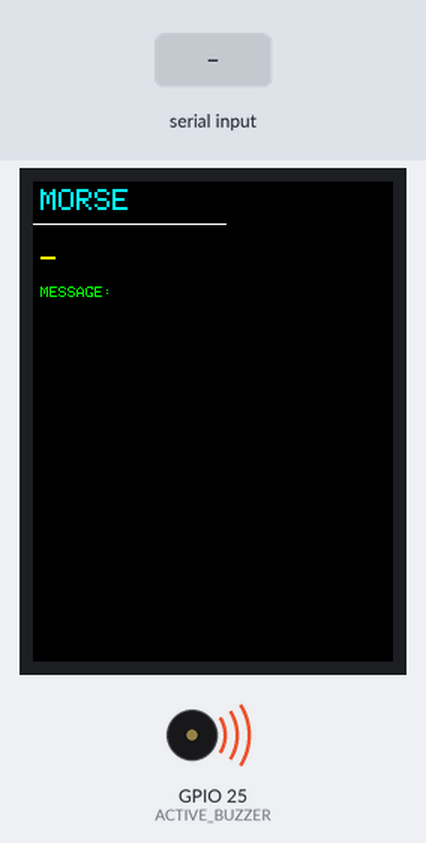
Bench run of a sketch on a simulated ESP32. Parts: 240×320 colour display, buzzer (waves = sounding, pin HIGH). The test bench sets the inputs (shaded band). What the sketch prints to the serial monitor is not drawn.

Above: at 1.4 s.
1.5 s: ".\n" received over the second serial link
At 1.81 s:
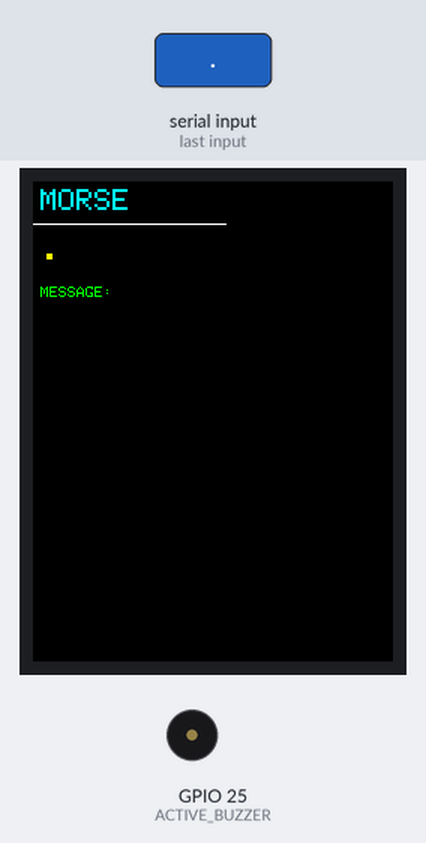
3.4 s: "-\n" received over the second serial link
At 4.3 s:
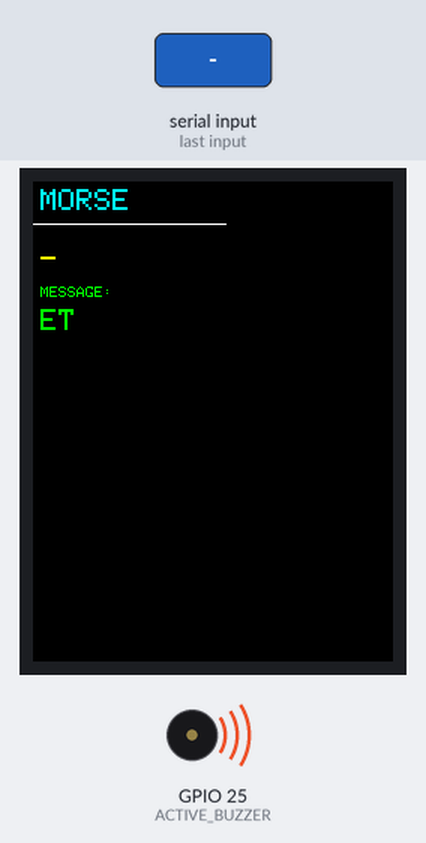
5.4 s: ".\n" received over the second serial link
At 5.71 s:
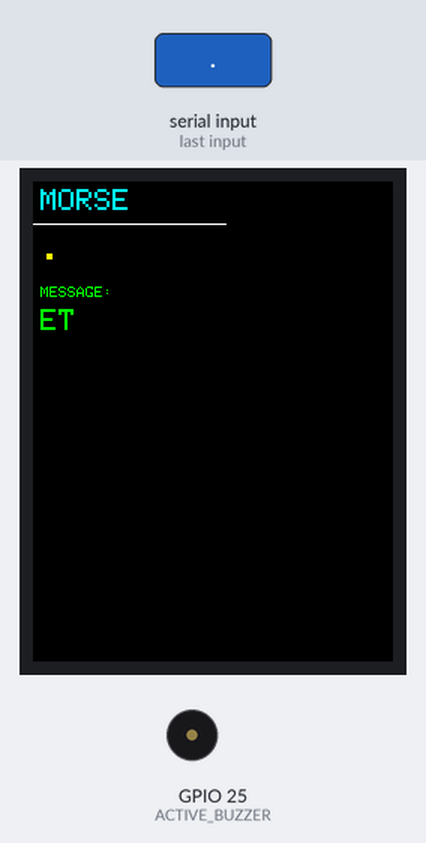
7.3 s: "-\n" received over the second serial link
At 8.5 s:
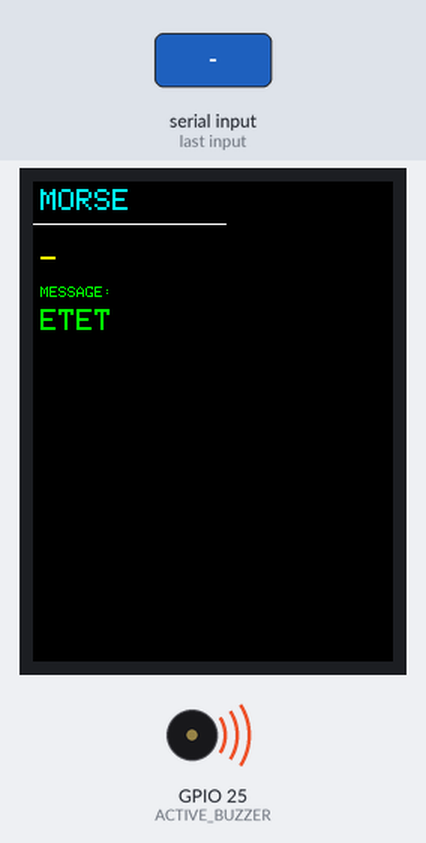
9.3 s: "-\n" received over the second serial link
At 9.68 s:
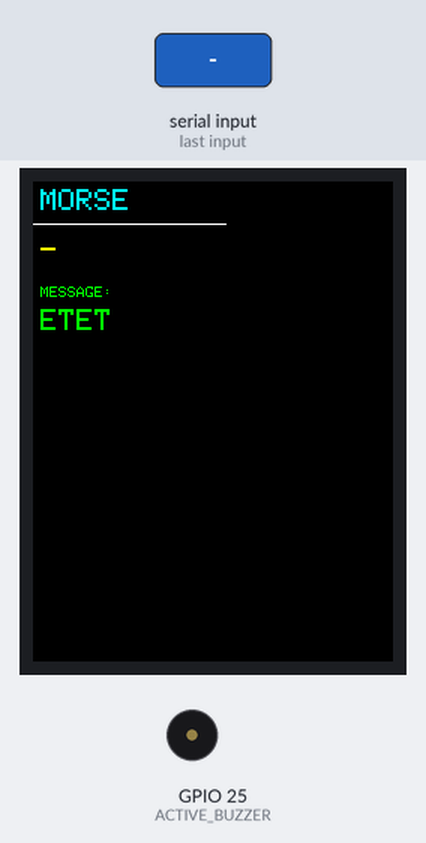
11.3 s: ".\n" received over the second serial link
At 12.6 s:
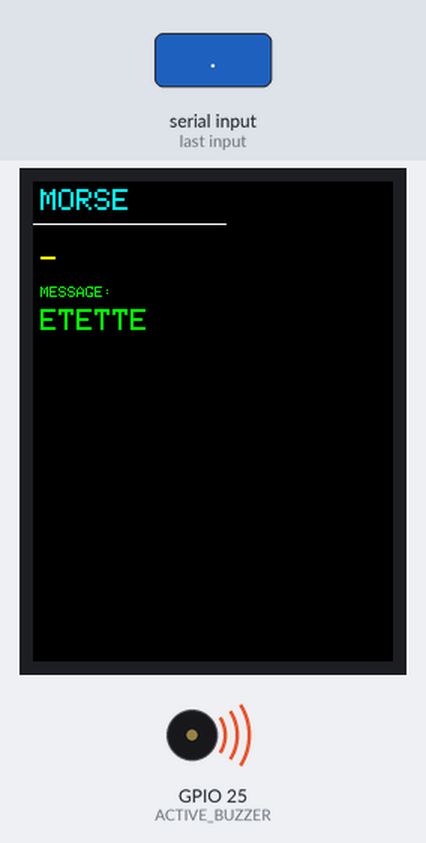
Timing chart, 0 to 14.2 s (numbered marks = the images above; inputs shaded):
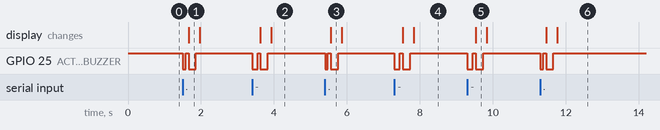

Measured:
- after the input at 1.5 s, GPIO 25 (ACTIVE_BUZZER): HIGH → LOW at once, → HIGH 0.08 s later, → LOW 0.08 s later, → HIGH 0.20 s later; the display: changes after 0.16 s (image 1)
- after the input at 3.4 s, GPIO 25 (ACTIVE_BUZZER): alternates HIGH for 0.08 s and LOW for 0.18 s, 4 changes in all, then stays HIGH, starting at once; the display: first changes after 0.23 s (image 2 shows a later state)
- after the input at 5.4 s, GPIO 25 (ACTIVE_BUZZER): HIGH → LOW at once, → HIGH 0.08 s later, → LOW 0.08 s later, → HIGH 0.20 s later; the display: changes after 0.16 s (image 3)
- after the input at 7.3 s, GPIO 25 (ACTIVE_BUZZER): alternates HIGH for 0.08 s and LOW for 0.18 s, 4 changes in all, then stays HIGH, starting at once; the display: first changes after 0.23 s (image 4 shows a later state)
- after the input at 9.3 s, GPIO 25 (ACTIVE_BUZZER): alternates HIGH for 0.08 s and LOW for 0.18 s, 4 changes in all, then stays HIGH, starting at once; the display: changes after 0.23 s (image 5)
- after the input at 11.3 s, GPIO 25 (ACTIVE_BUZZER): HIGH → LOW at once, → HIGH 0.08 s later, → LOW 0.08 s later, → HIGH 0.20 s later; the display: first changes after 0.16 s (image 6 shows a later state)

The sketch:

Morse_UART_ESP32.ino
```cpp
#include <TFT_eSPI.h>

TFT_eSPI tft = TFT_eSPI();

#define RX_PIN 16
#define TX_PIN 17

#define ACTIVE_BUZZER 25

HardwareSerial MorseSerial(2);

// ========================================
// Morse A-Z
// ========================================

const char* morseCodes[] = {
  ".-", "-...", "-.-.", "-..", ".", "..-.", "--.",
  "....", "..", ".---", "-.-", ".-..", "--", "-.",
  "---", ".--.", "--.-", ".-.", "...", "-", "..-",
  "...-", ".--", "-..-", "-.--", "--.."
};

const char letters[] = "ABCDEFGHIJKLMNOPQRSTUVWXYZ";

// ========================================
// Variables
// ========================================

String currentMorse = "";
String message = "";

// ========================================
// Decode Morse
// ========================================

char decodeMorse(String code) {

  for (int i = 0; i < 26; i++) {

    if (code == morseCodes[i]) {
      return letters[i];
    }
  }

  return '?';
}

// ========================================
// Active Buzzer
// LOW = ON
// HIGH = OFF
// ========================================

void beep(int duration) {

  digitalWrite(ACTIVE_BUZZER, LOW);

  delay(duration);

  digitalWrite(ACTIVE_BUZZER, HIGH);
}

// ========================================
// TFT
// ========================================

void drawScreen() {

  tft.fillScreen(TFT_BLACK);

  // Title
  tft.setTextColor(TFT_CYAN, TFT_BLACK);
  tft.setTextSize(2);
  tft.setCursor(5, 5);
  tft.println("MORSE");

  // Separator line
  tft.drawLine(0, 28, 128, 28, TFT_WHITE);

  // ====================================
  // Current Morse
  // ====================================

  tft.setTextColor(TFT_YELLOW, TFT_BLACK);
  tft.setTextSize(2);
  tft.setCursor(5, 38);

  if (currentMorse.length() > 0) {

    tft.println(currentMorse);

  } else {

    tft.println("_");
  }

  // ====================================
  // Message
  // ====================================

  tft.setTextColor(TFT_GREEN, TFT_BLACK);
  tft.setTextSize(1);
  tft.setCursor(5, 70);

  tft.println("MESSAGE:");

  tft.setTextSize(2);
  tft.setCursor(5, 85);

  // Show only the last part of the message
  String shownMessage = message;

  if (shownMessage.length() > 10) {

    shownMessage =
      shownMessage.substring(shownMessage.length() - 10);
  }

  tft.println(shownMessage);
}

// ========================================
// SETUP
// ========================================

void setup() {

  // --------------------------
  // Active buzzer
  // --------------------------

  pinMode(ACTIVE_BUZZER, OUTPUT);

  // Low-Level Trigger
  // HIGH = OFF
  digitalWrite(ACTIVE_BUZZER, HIGH);

  // --------------------------
  // Serial Monitor
  // --------------------------

  Serial.begin(115200);

  // --------------------------
  // UART
  // Pico TX -> ESP32 GPIO16
  // --------------------------

  MorseSerial.begin(
    9600,
    SERIAL_8N1,
    RX_PIN,
    TX_PIN
  );

  // --------------------------
  // TFT
  // --------------------------

  tft.init();

  tft.setRotation(0);

  // Initial screen
  drawScreen();

  Serial.println();
  Serial.println("======================");
  Serial.println(" MORSE ESP32 RECEIVER");
  Serial.println("======================");
  Serial.println("Ready!");
}

// ========================================
// LOOP
// ========================================

void loop() {

  while (MorseSerial.available()) {

    char c = MorseSerial.read();

    // ==================================
    // DOT
    // ==================================

    if (c == '.') {

      currentMorse += '.';

      Serial.println("DOT");

      beep(80);

      drawScreen();
    }

    // ==================================
    // DASH
    // ==================================

    else if (c == '-') {

      currentMorse += '-';

      Serial.println("DASH");

      beep(150);

      drawScreen();
    }

    // ==================================
    // ENTER
    // Finish letter
    // ==================================

    else if (c == '\n') {

      Serial.println("ENTER");

      if (currentMorse.length() > 0) {

        char decoded =
          decodeMorse(currentMorse);

        message += decoded;

        Serial.print("LETTER: ");
        Serial.println(decoded);

        currentMorse = "";

        // Letter-end beep
        beep(200);

        drawScreen();
      }
    }

    // ==================================
    // SPACE
    // Word separator
    // ==================================

    else if (c == ' ') {

      Serial.println("SPACE");

      // If Morse is still pending,
      // decode it first.

      if (currentMorse.length() > 0) {

        char decoded =
          decodeMorse(currentMorse);

        message += decoded;

        currentMorse = "";
      }

      // Add a space
      message += ' ';

      // Short beep
      beep(80);

      drawScreen();
    }
  }
}
```
